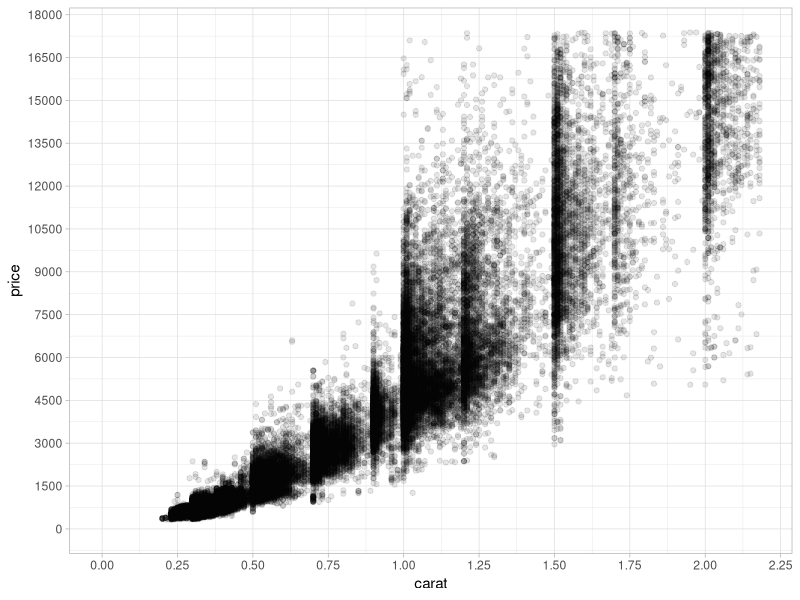
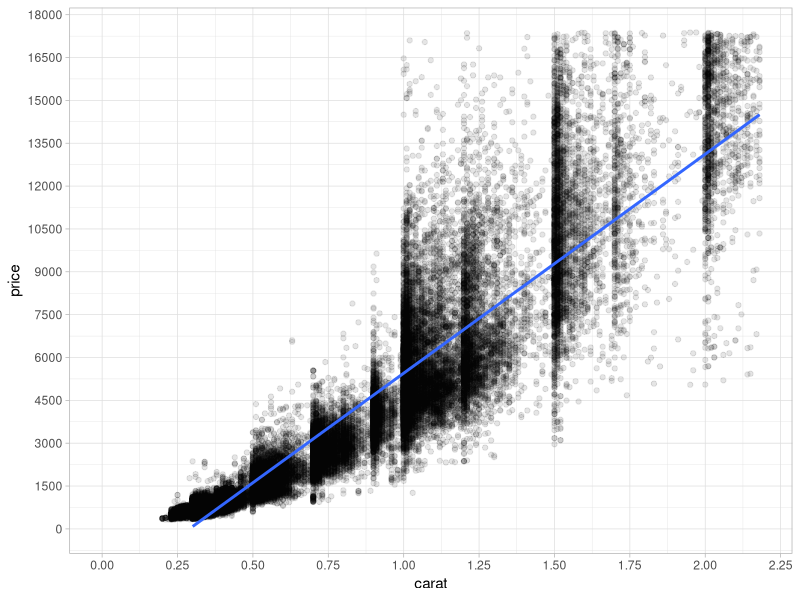
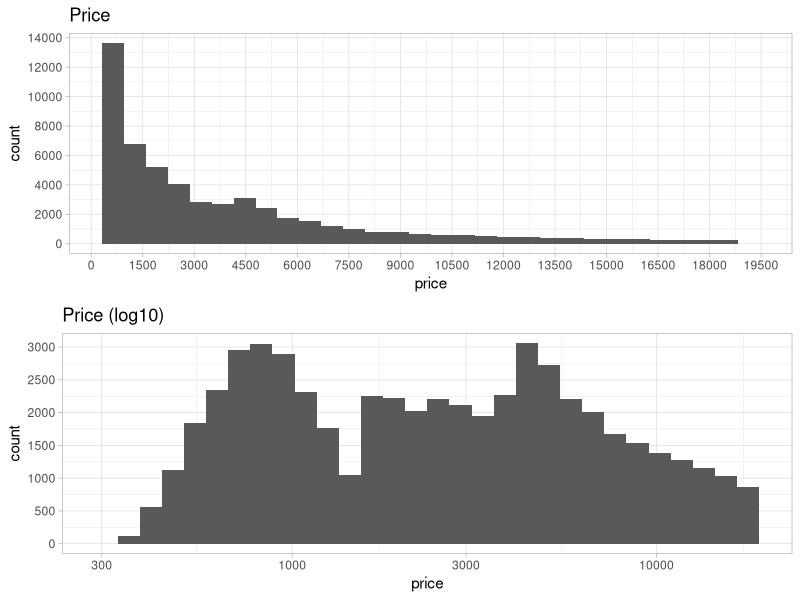

Here is the R script that generated these plots, in order:
## ---- chunk 1
setwd("~/Documents/GitHub/udacity-dand/core-course-05-exploratory-data-analysis/lesson-09-diamonds-and-price-predictions")
## ---- chunk 2
library(ggplot2)
library(gridExtra, warn.conflicts = FALSE)
library(GGally, warn.conflicts = FALSE)
theme_set(theme_light())

data(diamonds)
## ---- chunk 3
ggplot(diamonds, aes(x = carat, y = price)) +
  geom_point(alpha = 1/10, na.rm = TRUE) +
  scale_x_continuous(limits = c(0, quantile(diamonds$carat, .99)),
                     breaks = seq(0, 2.5, 0.25)) +
  scale_y_continuous(limits = c(0, quantile(diamonds$price, .99)),
                     breaks = seq(0, 20000, 1500))
## ---- chunk 4
ggplot(diamonds, aes(x = carat, y = price)) +
  geom_point(alpha = 1/10, na.rm = TRUE) +
  geom_smooth(method = "lm", na.rm = TRUE) +
  scale_x_continuous(limits = c(0, quantile(diamonds$carat, .99)),
                     breaks = seq(0, 2.5, 0.25)) +
  scale_y_continuous(limits = c(0, quantile(diamonds$price, .99)),
                     breaks = seq(0, 20000, 1500))
## ---- chunk 5
p1 <- ggplot(diamonds, aes(x = price)) +
        geom_histogram(bins = 30) +
        scale_x_continuous(breaks = seq(0, 20000, 1500)) +
        scale_y_continuous(breaks = seq(0, 15000, 2000)) +
        ggtitle('Price')

p2 <- ggplot(diamonds, aes(x = price)) +
        geom_histogram(bins = 30) +
        scale_x_log10() +
        scale_y_continuous(breaks = seq(0, 4000, 500)) +
        ggtitle('Price (log10)')

grid.arrange(p1, p2)
